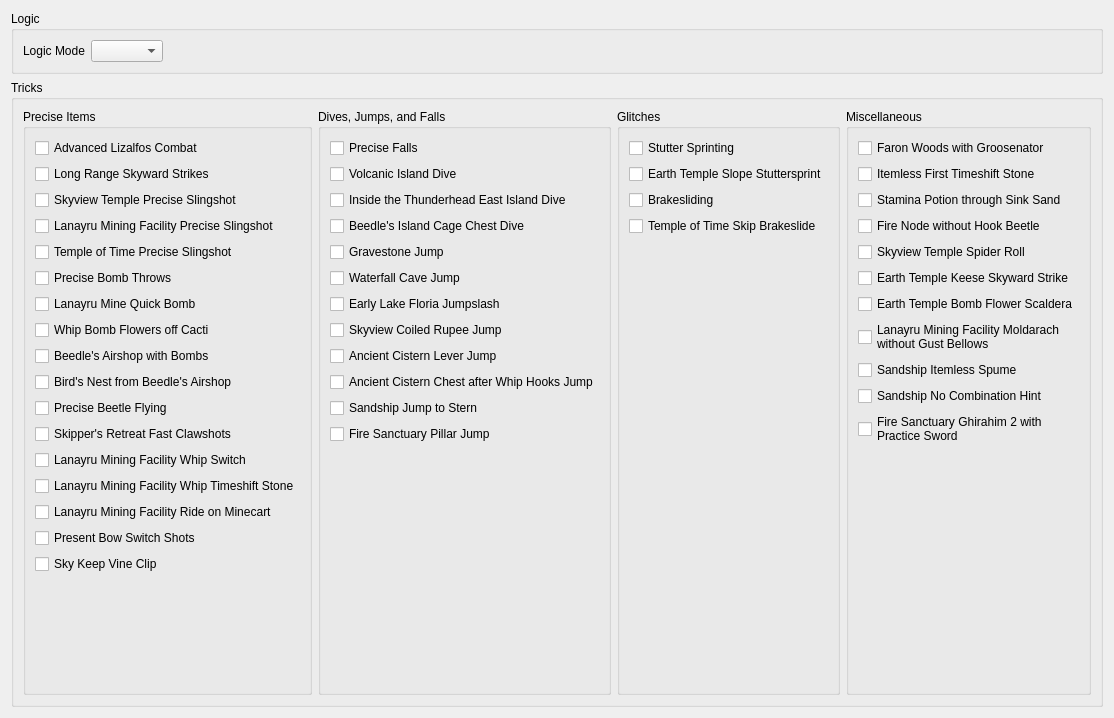
      <widget class="QWidget" name="logic_tab">
       <property name="sizePolicy">
        <sizepolicy hsizetype="Preferred" vsizetype="Maximum">
         <horstretch>0</horstretch>
         <verstretch>0</verstretch>
        </sizepolicy>
       </property>
       <attribute name="title">
        <string>Logic and Tricks</string>
       </attribute>
       <layout class="QGridLayout" name="gridLayout_5">
        <item row="0" column="0">
         <widget class="QGroupBox" name="logic_rules_group_box">
          <property name="title">
           <string>Logic</string>
          </property>
          <layout class="QHBoxLayout" name="horizontalLayout_5">
           <item>
            <widget class="QLabel" name="logic_rules_label">
             <property name="text">
              <string>Logic Mode</string>
             </property>
            </widget>
           </item>
           <item>
            <widget class="QComboBox" name="setting_logic_rules"/>
           </item>
           <item>
            <spacer name="logic_rules_hspacer">
             <property name="orientation">
              <enum>Qt::Orientation::Horizontal</enum>
             </property>
             <property name="sizeType">
              <enum>QSizePolicy::Policy::Expanding</enum>
             </property>
             <property name="sizeHint" stdset="0">
              <size>
               <width>40</width>
               <height>20</height>
              </size>
             </property>
            </spacer>
           </item>
          </layout>
         </widget>
        </item>
        <item row="1" column="0">
         <widget class="QGroupBox" name="tricks_group_box">
          <property name="sizePolicy">
           <sizepolicy hsizetype="Preferred" vsizetype="Expanding">
            <horstretch>0</horstretch>
            <verstretch>0</verstretch>
           </sizepolicy>
          </property>
          <property name="title">
           <string>Tricks</string>
          </property>
          <layout class="QGridLayout" name="gridLayout_6" columnstretch="1,1,1,1">
           <item row="0" column="0">
            <widget class="QGroupBox" name="precise_items_group_box">
             <property name="sizePolicy">
              <sizepolicy hsizetype="Preferred" vsizetype="Preferred">
               <horstretch>0</horstretch>
               <verstretch>0</verstretch>
              </sizepolicy>
             </property>
             <property name="title">
              <string>Precise Items</string>
             </property>
             <layout class="QVBoxLayout" name="verticalLayout_20">
              <item>
               <widget class="RandoTriStateCheckBox" name="setting_logic_advanced_lizalfos_combat">
                <property name="text">
                 <string>Advanced Lizalfos Combat</string>
                </property>
               </widget>
              </item>
              <item>
               <widget class="RandoTriStateCheckBox" name="setting_logic_long_ranged_skyward_strikes">
                <property name="text">
                 <string>Long Range Skyward Strikes</string>
                </property>
               </widget>
              </item>
              <item>
               <widget class="RandoTriStateCheckBox" name="setting_logic_skyview_precise_slingshot">
                <property name="text">
                 <string>Skyview Temple Precise Slingshot</string>
                </property>
               </widget>
              </item>
              <item>
               <widget class="RandoTriStateCheckBox" name="setting_logic_lmf_ceiling_precise_slingshot">
                <property name="text">
                 <string>Lanayru Mining Facility Precise Slingshot</string>
                </property>
               </widget>
              </item>
              <item>
               <widget class="RandoTriStateCheckBox" name="setting_logic_tot_slingshot">
                <property name="text">
                 <string>Temple of Time Precise Slingshot</string>
                </property>
               </widget>
              </item>
              <item>
               <widget class="RandoTriStateCheckBox" name="setting_logic_bomb_throws">
                <property name="text">
                 <string>Precise Bomb Throws</string>
                </property>
               </widget>
              </item>
              <item>
               <widget class="RandoTriStateCheckBox" name="setting_logic_lanayru_mine_quick_bomb">
                <property name="text">
                 <string>Lanayru Mine Quick Bomb</string>
                </property>
               </widget>
              </item>
              <item>
               <widget class="RandoTriStateCheckBox" name="setting_logic_cactus_bomb_whip">
                <property name="text">
                 <string>Whip Bomb Flowers off Cacti</string>
                </property>
               </widget>
              </item>
              <item>
               <widget class="RandoTriStateCheckBox" name="setting_logic_beedles_shop_with_bombs">
                <property name="text">
                 <string>Beedle's Airshop with Bombs</string>
                </property>
               </widget>
              </item>
              <item>
               <widget class="RandoTriStateCheckBox" name="setting_logic_bird_nest_item_from_beedles_shop">
                <property name="text">
                 <string>Bird's Nest from Beedle's Airshop</string>
                </property>
               </widget>
              </item>
              <item>
               <widget class="RandoTriStateCheckBox" name="setting_logic_precise_beetle">
                <property name="text">
                 <string>Precise Beetle Flying</string>
                </property>
               </widget>
              </item>
              <item>
               <widget class="RandoTriStateCheckBox" name="setting_logic_skippers_fast_clawshots">
                <property name="text">
                 <string>Skipper's Retreat Fast Clawshots</string>
                </property>
               </widget>
              </item>
              <item>
               <widget class="RandoTriStateCheckBox" name="setting_logic_lmf_whip_switch">
                <property name="text">
                 <string>Lanayru Mining Facility Whip Switch</string>
                </property>
               </widget>
              </item>
              <item>
               <widget class="RandoTriStateCheckBox" name="setting_logic_lmf_whip_armos_room_timeshift_stone">
                <property name="text">
                 <string>Lanayru Mining Facility Whip Timeshift Stone</string>
                </property>
               </widget>
              </item>
              <item>
               <widget class="RandoTriStateCheckBox" name="setting_logic_lmf_minecart_jump">
                <property name="text">
                 <string>Lanayru Mining Facility Ride on Minecart</string>
                </property>
               </widget>
              </item>
              <item>
               <widget class="RandoTriStateCheckBox" name="setting_logic_present_bow_switches">
                <property name="text">
                 <string>Present Bow Switch Shots</string>
                </property>
               </widget>
              </item>
              <item>
               <widget class="RandoTriStateCheckBox" name="setting_logic_skykeep_vineclip">
                <property name="text">
                 <string>Sky Keep Vine Clip</string>
                </property>
               </widget>
              </item>
              <item>
               <spacer name="precise_items_vspacer">
                <property name="orientation">
                 <enum>Qt::Orientation::Vertical</enum>
                </property>
                <property name="sizeHint" stdset="0">
                 <size>
                  <width>20</width>
                  <height>87</height>
                 </size>
                </property>
               </spacer>
              </item>
             </layout>
            </widget>
           </item>
           <item row="0" column="1">
            <widget class="QGroupBox" name="dives_and_jumps_group_box">
             <property name="sizePolicy">
              <sizepolicy hsizetype="Preferred" vsizetype="Preferred">
               <horstretch>0</horstretch>
               <verstretch>0</verstretch>
              </sizepolicy>
             </property>
             <property name="title">
              <string>Dives, Jumps, and Falls</string>
             </property>
             <layout class="QVBoxLayout" name="verticalLayout_19">
              <item>
               <widget class="RandoTriStateCheckBox" name="setting_logic_precise_falls">
                <property name="text">
                 <string>Precise Falls</string>
                </property>
               </widget>
              </item>
              <item>
               <widget class="RandoTriStateCheckBox" name="setting_logic_volcanic_island_dive">
                <property name="text">
                 <string>Volcanic Island Dive</string>
                </property>
               </widget>
              </item>
              <item>
               <widget class="RandoTriStateCheckBox" name="setting_logic_east_island_dive">
                <property name="text">
                 <string>Inside the Thunderhead East Island Dive</string>
                </property>
               </widget>
              </item>
              <item>
               <widget class="RandoTriStateCheckBox" name="setting_logic_beedles_island_cage_chest_dive">
                <property name="text">
                 <string>Beedle's Island Cage Chest Dive</string>
                </property>
               </widget>
              </item>
              <item>
               <widget class="RandoTriStateCheckBox" name="setting_logic_gravestone_jump">
                <property name="text">
                 <string>Gravestone Jump</string>
                </property>
               </widget>
              </item>
              <item>
               <widget class="RandoTriStateCheckBox" name="setting_logic_waterfall_cave_jump">
                <property name="text">
                 <string>Waterfall Cave Jump</string>
                </property>
               </widget>
              </item>
              <item>
               <widget class="RandoTriStateCheckBox" name="setting_logic_early_lake_floria">
                <property name="text">
                 <string>Early Lake Floria Jumpslash</string>
                </property>
               </widget>
              </item>
              <item>
               <widget class="RandoTriStateCheckBox" name="setting_logic_skyview_coiled_rupee_jump">
                <property name="text">
                 <string>Skyview Coiled Rupee Jump</string>
                </property>
               </widget>
              </item>
              <item>
               <widget class="RandoTriStateCheckBox" name="setting_logic_ac_lever_jump_trick">
                <property name="text">
                 <string>Ancient Cistern Lever Jump</string>
                </property>
               </widget>
              </item>
              <item>
               <widget class="RandoTriStateCheckBox" name="setting_logic_ac_chest_after_whip_hooks_jump">
                <property name="text">
                 <string>Ancient Cistern Chest after Whip Hooks Jump</string>
                </property>
               </widget>
              </item>
              <item>
               <widget class="RandoTriStateCheckBox" name="setting_logic_sandship_jump_to_stern">
                <property name="text">
                 <string>Sandship Jump to Stern</string>
                </property>
               </widget>
              </item>
              <item>
               <widget class="RandoTriStateCheckBox" name="setting_logic_fs_pillar_jump">
                <property name="text">
                 <string>Fire Sanctuary Pillar Jump</string>
                </property>
               </widget>
              </item>
              <item>
               <spacer name="dives_and_jumps_vspacer">
                <property name="orientation">
                 <enum>Qt::Orientation::Vertical</enum>
                </property>
                <property name="sizeHint" stdset="0">
                 <size>
                  <width>20</width>
                  <height>40</height>
                 </size>
                </property>
               </spacer>
              </item>
             </layout>
            </widget>
           </item>
           <item row="0" column="2">
            <widget class="QGroupBox" name="glitches_group_box">
             <property name="sizePolicy">
              <sizepolicy hsizetype="Preferred" vsizetype="Preferred">
               <horstretch>0</horstretch>
               <verstretch>0</verstretch>
              </sizepolicy>
             </property>
             <property name="title">
              <string>Glitches</string>
             </property>
             <layout class="QVBoxLayout" name="verticalLayout_21">
              <item>
               <widget class="RandoTriStateCheckBox" name="setting_logic_stuttersprint">
                <property name="text">
                 <string>Stutter Sprinting</string>
                </property>
               </widget>
              </item>
              <item>
               <widget class="RandoTriStateCheckBox" name="setting_logic_et_slope_stuttersprint">
                <property name="text">
                 <string>Earth Temple Slope Stuttersprint</string>
                </property>
               </widget>
              </item>
              <item>
               <widget class="RandoTriStateCheckBox" name="setting_logic_brakeslide">
                <property name="text">
                 <string>Brakesliding</string>
                </property>
               </widget>
              </item>
              <item>
               <widget class="RandoTriStateCheckBox" name="setting_logic_tot_skip_brakeslide">
                <property name="text">
                 <string>Temple of Time Skip Brakeslide</string>
                </property>
               </widget>
              </item>
              <item>
               <spacer name="glitches_vspacer">
                <property name="orientation">
                 <enum>Qt::Orientation::Vertical</enum>
                </property>
                <property name="sizeHint" stdset="0">
                 <size>
                  <width>20</width>
                  <height>399</height>
                 </size>
                </property>
               </spacer>
              </item>
             </layout>
            </widget>
           </item>
           <item row="0" column="3">
            <widget class="QGroupBox" name="miscellaneous_group_box">
             <property name="sizePolicy">
              <sizepolicy hsizetype="Preferred" vsizetype="Preferred">
               <horstretch>0</horstretch>
               <verstretch>0</verstretch>
              </sizepolicy>
             </property>
             <property name="title">
              <string>Miscellaneous</string>
             </property>
             <layout class="QVBoxLayout" name="verticalLayout_22">
              <item>
               <widget class="RandoTriStateCheckBox" name="setting_logic_faron_woods_with_groosenator">
                <property name="text">
                 <string>Faron Woods with Groosenator</string>
                </property>
               </widget>
              </item>
              <item>
               <widget class="RandoTriStateCheckBox" name="setting_logic_itemless_first_timeshift_stone">
                <property name="text">
                 <string>Itemless First Timeshift Stone</string>
                </property>
               </widget>
              </item>
              <item>
               <widget class="RandoTriStateCheckBox" name="setting_logic_stamina_potion_through_sink_sand">
                <property name="text">
                 <string>Stamina Potion through Sink Sand</string>
                </property>
               </widget>
              </item>
              <item>
               <widget class="RandoTriStateCheckBox" name="setting_logic_fire_node_without_hook_beetle">
                <property name="text">
                 <string>Fire Node without Hook Beetle</string>
                </property>
               </widget>
              </item>
              <item>
               <widget class="RandoTriStateCheckBox" name="setting_logic_skyview_spider_roll">
                <property name="text">
                 <string>Skyview Temple Spider Roll</string>
                </property>
               </widget>
              </item>
              <item>
               <widget class="RandoTriStateCheckBox" name="setting_logic_et_keese_skyward_strike">
                <property name="text">
                 <string>Earth Temple Keese Skyward Strike</string>
                </property>
               </widget>
              </item>
              <item>
               <widget class="RandoTriStateCheckBox" name="setting_logic_et_bombless_scaldera">
                <property name="text">
                 <string>Earth Temple Bomb Flower Scaldera</string>
                </property>
               </widget>
              </item>
              <item>
               <widget class="RandoTriStateCheckBox" name="setting_logic_lmf_bellowsless_moldarach">
                <property name="text">
                 <string>Lanayru Mining Facility Moldarach
without Gust Bellows</string>
                </property>
               </widget>
              </item>
              <item>
               <widget class="RandoTriStateCheckBox" name="setting_logic_sandship_itemless_spume">
                <property name="text">
                 <string>Sandship Itemless Spume</string>
                </property>
               </widget>
              </item>
              <item>
               <widget class="RandoTriStateCheckBox" name="setting_logic_sandship_no_combination_hint">
                <property name="text">
                 <string>Sandship No Combination Hint</string>
                </property>
               </widget>
              </item>
              <item>
               <widget class="RandoTriStateCheckBox" name="setting_logic_fs_practice_sword_ghirahim_2">
                <property name="text">
                 <string>Fire Sanctuary Ghirahim 2 with
Practice Sword</string>
                </property>
               </widget>
              </item>
              <item>
               <spacer name="miscellaneous_vspacer">
                <property name="orientation">
                 <enum>Qt::Orientation::Vertical</enum>
                </property>
                <property name="sizeHint" stdset="0">
                 <size>
                  <width>20</width>
                  <height>237</height>
                 </size>
                </property>
               </spacer>
              </item>
             </layout>
            </widget>
           </item>
          </layout>
         </widget>
        </item>
       </layout>
      </widget>
